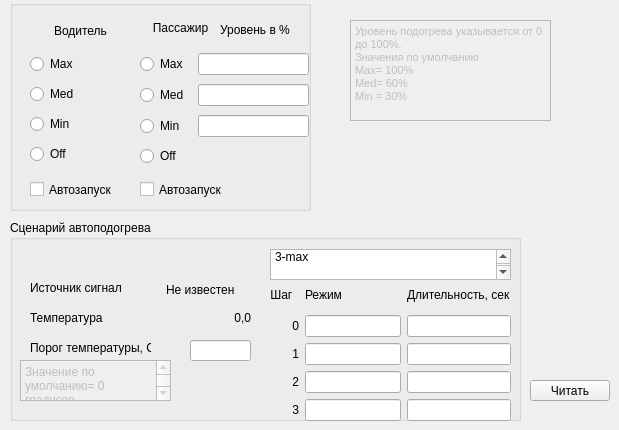
    <widget class="QWidget" name="tabHeat">
     <attribute name="title">
      <string>Подогрев сидений</string>
     </attribute>
     <widget class="QGroupBox" name="groupBox_2">
      <property name="geometry">
       <rect>
        <x>10</x>
        <y>220</y>
        <width>511</width>
        <height>201</height>
       </rect>
      </property>
      <property name="title">
       <string>Сценарий автоподогрева</string>
      </property>
      <widget class="QWidget" name="layoutWidget_2">
       <property name="geometry">
        <rect>
         <x>260</x>
         <y>60</y>
         <width>241</width>
         <height>141</height>
        </rect>
       </property>
       <layout class="QGridLayout" name="gridLayout_6">
        <item row="2" column="0">
         <widget class="QLabel" name="label_31">
          <property name="text">
           <string>1</string>
          </property>
          <property name="alignment">
           <set>Qt::AlignRight|Qt::AlignTrailing|Qt::AlignVCenter</set>
          </property>
         </widget>
        </item>
        <item row="3" column="3">
         <widget class="QLineEdit" name="T2"/>
        </item>
        <item row="3" column="0">
         <widget class="QLabel" name="label_20">
          <property name="text">
           <string>2</string>
          </property>
          <property name="alignment">
           <set>Qt::AlignRight|Qt::AlignTrailing|Qt::AlignVCenter</set>
          </property>
         </widget>
        </item>
        <item row="0" column="3">
         <widget class="QLabel" name="label_28">
          <property name="text">
           <string>Длительность, сек</string>
          </property>
         </widget>
        </item>
        <item row="0" column="2">
         <widget class="QLabel" name="label_25">
          <property name="text">
           <string>Режим</string>
          </property>
         </widget>
        </item>
        <item row="4" column="0">
         <widget class="QLabel" name="label_27">
          <property name="text">
           <string>3</string>
          </property>
          <property name="alignment">
           <set>Qt::AlignRight|Qt::AlignTrailing|Qt::AlignVCenter</set>
          </property>
         </widget>
        </item>
        <item row="0" column="0">
         <widget class="QLabel" name="label_19">
          <property name="text">
           <string>Шаг  </string>
          </property>
          <property name="alignment">
           <set>Qt::AlignRight|Qt::AlignTrailing|Qt::AlignVCenter</set>
          </property>
         </widget>
        </item>
        <item row="1" column="3">
         <widget class="QLineEdit" name="T0"/>
        </item>
        <item row="4" column="3">
         <widget class="QLineEdit" name="T3"/>
        </item>
        <item row="1" column="0">
         <widget class="QLabel" name="label_30">
          <property name="text">
           <string>0</string>
          </property>
          <property name="alignment">
           <set>Qt::AlignRight|Qt::AlignTrailing|Qt::AlignVCenter</set>
          </property>
         </widget>
        </item>
        <item row="2" column="3">
         <widget class="QLineEdit" name="T1"/>
        </item>
        <item row="1" column="2">
         <widget class="QLineEdit" name="H0"/>
        </item>
        <item row="2" column="2">
         <widget class="QLineEdit" name="H1"/>
        </item>
        <item row="3" column="2">
         <widget class="QLineEdit" name="H2"/>
        </item>
        <item row="4" column="2">
         <widget class="QLineEdit" name="H3"/>
        </item>
       </layout>
      </widget>
      <widget class="QLabel" name="label_79">
       <property name="geometry">
        <rect>
         <x>20</x>
         <y>120</y>
         <width>121</width>
         <height>16</height>
        </rect>
       </property>
       <property name="text">
        <string>Порог температуры, С</string>
       </property>
      </widget>
      <widget class="QLabel" name="label_80">
       <property name="geometry">
        <rect>
         <x>20</x>
         <y>90</y>
         <width>121</width>
         <height>16</height>
        </rect>
       </property>
       <property name="text">
        <string>Температура</string>
       </property>
      </widget>
      <widget class="QLabel" name="TCurrent">
       <property name="geometry">
        <rect>
         <x>140</x>
         <y>90</y>
         <width>101</width>
         <height>16</height>
        </rect>
       </property>
       <property name="text">
        <string>0,0</string>
       </property>
       <property name="alignment">
        <set>Qt::AlignRight|Qt::AlignTrailing|Qt::AlignVCenter</set>
       </property>
      </widget>
      <widget class="QLabel" name="label_82">
       <property name="geometry">
        <rect>
         <x>20</x>
         <y>60</y>
         <width>91</width>
         <height>16</height>
        </rect>
       </property>
       <property name="text">
        <string>Источник сигнала</string>
       </property>
      </widget>
      <widget class="QLabel" name="CANT">
       <property name="geometry">
        <rect>
         <x>156</x>
         <y>60</y>
         <width>81</width>
         <height>20</height>
        </rect>
       </property>
       <property name="text">
        <string>Не известен</string>
       </property>
      </widget>
      <widget class="QPlainTextEdit" name="plainTextEdit_2">
       <property name="enabled">
        <bool>false</bool>
       </property>
       <property name="geometry">
        <rect>
         <x>10</x>
         <y>140</y>
         <width>151</width>
         <height>41</height>
        </rect>
       </property>
       <property name="plainText">
        <string>Значение по умолчанию= 0 градусов</string>
       </property>
      </widget>
      <widget class="QLineEdit" name="HTA">
       <property name="geometry">
        <rect>
         <x>180</x>
         <y>120</y>
         <width>61</width>
         <height>21</height>
        </rect>
       </property>
       <property name="alignment">
        <set>Qt::AlignRight|Qt::AlignTrailing|Qt::AlignVCenter</set>
       </property>
      </widget>
     </widget>
     <widget class="QPushButton" name="BTReadHeat">
      <property name="geometry">
       <rect>
        <x>530</x>
        <y>380</y>
        <width>80</width>
        <height>21</height>
       </rect>
      </property>
      <property name="text">
       <string>Читать</string>
      </property>
     </widget>
     <widget class="QGroupBox" name="groupBox_3">
      <property name="geometry">
       <rect>
        <x>10</x>
        <y>0</y>
        <width>301</width>
        <height>211</height>
       </rect>
      </property>
      <property name="title">
       <string/>
      </property>
      <widget class="QWidget" name="layoutWidget">
       <property name="geometry">
        <rect>
         <x>130</x>
         <y>50</y>
         <width>169</width>
         <height>121</height>
        </rect>
       </property>
       <layout class="QGridLayout" name="gridLayout_9">
        <item row="3" column="0">
         <widget class="QRadioButton" name="HMR0">
          <property name="text">
           <string>Off</string>
          </property>
         </widget>
        </item>
        <item row="2" column="0">
         <widget class="QRadioButton" name="HMR1">
          <property name="text">
           <string>Min</string>
          </property>
         </widget>
        </item>
        <item row="0" column="0">
         <widget class="QRadioButton" name="HMR3">
          <property name="text">
           <string>Max</string>
          </property>
         </widget>
        </item>
        <item row="1" column="1" colspan="2">
         <widget class="QLineEdit" name="HL2"/>
        </item>
        <item row="1" column="0">
         <widget class="QRadioButton" name="HMR2">
          <property name="text">
           <string>Med</string>
          </property>
         </widget>
        </item>
        <item row="2" column="1" colspan="2">
         <widget class="QLineEdit" name="HL1"/>
        </item>
        <item row="0" column="1" colspan="2">
         <widget class="QLineEdit" name="HL3"/>
        </item>
       </layout>
      </widget>
      <widget class="QWidget" name="layoutWidget">
       <property name="geometry">
        <rect>
         <x>20</x>
         <y>50</y>
         <width>90</width>
         <height>121</height>
        </rect>
       </property>
       <layout class="QGridLayout" name="gridLayout_7">
        <item row="2" column="0">
         <widget class="QRadioButton" name="HML1">
          <property name="text">
           <string>Min</string>
          </property>
         </widget>
        </item>
        <item row="3" column="0">
         <widget class="QRadioButton" name="HML0">
          <property name="text">
           <string>Off</string>
          </property>
         </widget>
        </item>
        <item row="0" column="0">
         <widget class="QRadioButton" name="HML3">
          <property name="text">
           <string>Max</string>
          </property>
         </widget>
        </item>
        <item row="1" column="0">
         <widget class="QRadioButton" name="HML2">
          <property name="text">
           <string>Med</string>
          </property>
         </widget>
        </item>
       </layout>
      </widget>
      <widget class="QLabel" name="label_78">
       <property name="geometry">
        <rect>
         <x>140</x>
         <y>20</y>
         <width>61</width>
         <height>16</height>
        </rect>
       </property>
       <property name="text">
        <string>Пассажир</string>
       </property>
       <property name="alignment">
        <set>Qt::AlignCenter</set>
       </property>
      </widget>
      <widget class="QLabel" name="label_21">
       <property name="geometry">
        <rect>
         <x>210</x>
         <y>20</y>
         <width>71</width>
         <height>20</height>
        </rect>
       </property>
       <property name="text">
        <string>Уровень в %</string>
       </property>
      </widget>
      <widget class="QLabel" name="label_77">
       <property name="geometry">
        <rect>
         <x>40</x>
         <y>20</y>
         <width>61</width>
         <height>21</height>
        </rect>
       </property>
       <property name="text">
        <string>Водитель</string>
       </property>
       <property name="alignment">
        <set>Qt::AlignCenter</set>
       </property>
      </widget>
     </widget>
     <widget class="QCheckBox" name="HTL">
      <property name="enabled">
       <bool>true</bool>
      </property>
      <property name="geometry">
       <rect>
        <x>30</x>
        <y>180</y>
        <width>88</width>
        <height>19</height>
       </rect>
      </property>
      <property name="text">
       <string>Автозапуск</string>
      </property>
      <property name="checkable">
       <bool>true</bool>
      </property>
      <property name="tristate">
       <bool>false</bool>
      </property>
     </widget>
     <widget class="QCheckBox" name="HTR">
      <property name="enabled">
       <bool>true</bool>
      </property>
      <property name="geometry">
       <rect>
        <x>140</x>
        <y>180</y>
        <width>109</width>
        <height>19</height>
       </rect>
      </property>
      <property name="text">
       <string>Автозапуск</string>
      </property>
      <property name="checkable">
       <bool>true</bool>
      </property>
      <property name="tristate">
       <bool>false</bool>
      </property>
     </widget>
     <widget class="QTextEdit" name="textEdit">
      <property name="enabled">
       <bool>false</bool>
      </property>
      <property name="geometry">
       <rect>
        <x>350</x>
        <y>20</y>
        <width>201</width>
        <height>101</height>
       </rect>
      </property>
      <property name="html">
       <string>&lt;!DOCTYPE HTML PUBLIC &quot;-//W3C//DTD HTML 4.0//EN&quot; &quot;http://www.w3.org/TR/REC-html40/strict.dtd&quot;&gt;
&lt;html&gt;&lt;head&gt;&lt;meta name=&quot;qrichtext&quot; content=&quot;1&quot; /&gt;&lt;style type=&quot;text/css&quot;&gt;
p, li { white-space: pre-wrap; }
&lt;/style&gt;&lt;/head&gt;&lt;body style=&quot; font-family:'MS Shell Dlg 2'; font-size:8.25pt; font-weight:400; font-style:normal;&quot;&gt;
&lt;p style=&quot; margin-top:0px; margin-bottom:0px; margin-left:0px; margin-right:0px; -qt-block-indent:0; text-indent:0px;&quot;&gt;&lt;span style=&quot; font-family:'MS Shell Dlg 2';&quot;&gt;Уровень подогрева указывается от 0 до 100%.&lt;/span&gt;&lt;/p&gt;
&lt;p style=&quot; margin-top:0px; margin-bottom:0px; margin-left:0px; margin-right:0px; -qt-block-indent:0; text-indent:0px;&quot;&gt;&lt;span style=&quot; font-family:'MS Shell Dlg 2';&quot;&gt;Значения по умолчанию&lt;/span&gt;&lt;/p&gt;
&lt;p style=&quot; margin-top:0px; margin-bottom:0px; margin-left:0px; margin-right:0px; -qt-block-indent:0; text-indent:0px;&quot;&gt;&lt;span style=&quot; font-family:'MS Shell Dlg 2';&quot;&gt;Max= 100%&lt;/span&gt;&lt;/p&gt;
&lt;p style=&quot; margin-top:0px; margin-bottom:0px; margin-left:0px; margin-right:0px; -qt-block-indent:0; text-indent:0px;&quot;&gt;&lt;span style=&quot; font-family:'MS Shell Dlg 2';&quot;&gt;Med= 60%&lt;/span&gt;&lt;/p&gt;
&lt;p style=&quot; margin-top:0px; margin-bottom:0px; margin-left:0px; margin-right:0px; -qt-block-indent:0; text-indent:0px;&quot;&gt;&lt;span style=&quot; font-family:'MS Shell Dlg 2';&quot;&gt;Min = 30%&lt;/span&gt;&lt;/p&gt;&lt;/body&gt;&lt;/html&gt;</string>
      </property>
     </widget>
     <widget class="QPlainTextEdit" name="plainTextEdit">
      <property name="geometry">
       <rect>
        <x>270</x>
        <y>249</y>
        <width>241</width>
        <height>31</height>
       </rect>
      </property>
      <property name="plainText">
       <string>Список режимов: 0-off, 1-min, 2-med, 3-max</string>
      </property>
     </widget>
    </widget>
